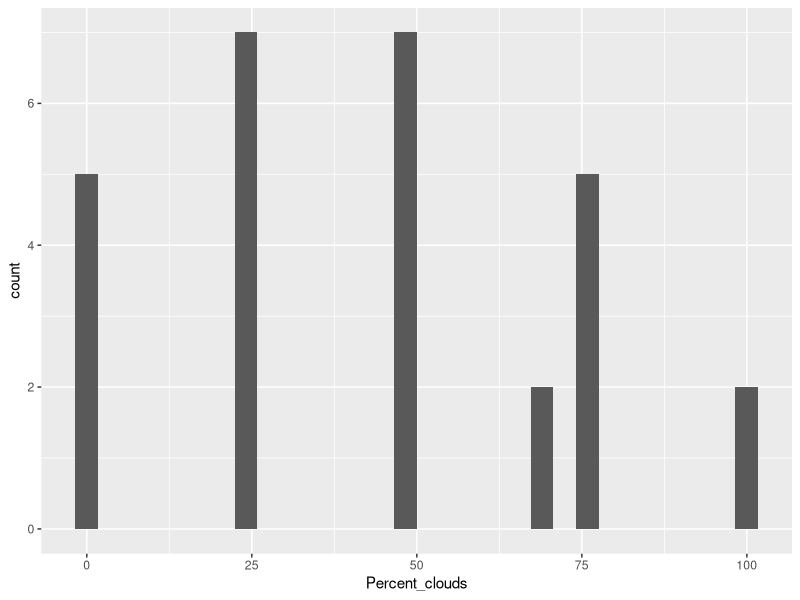
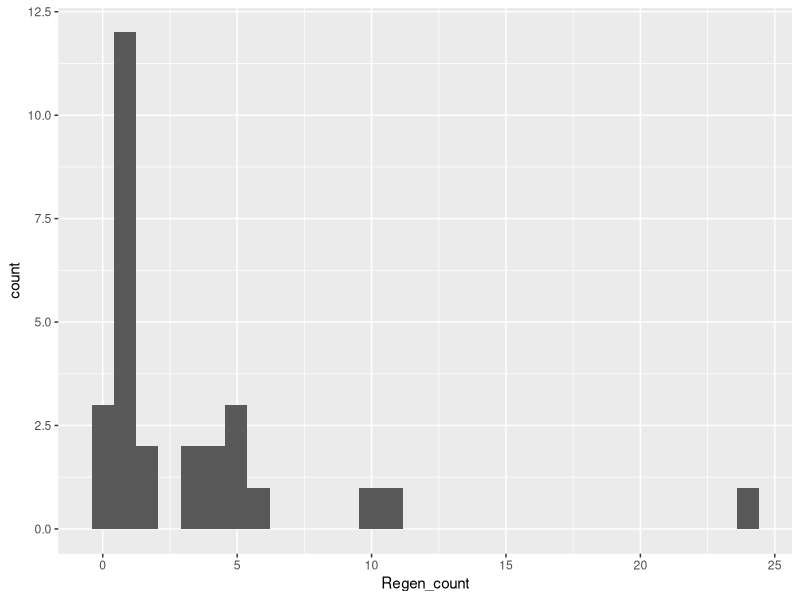
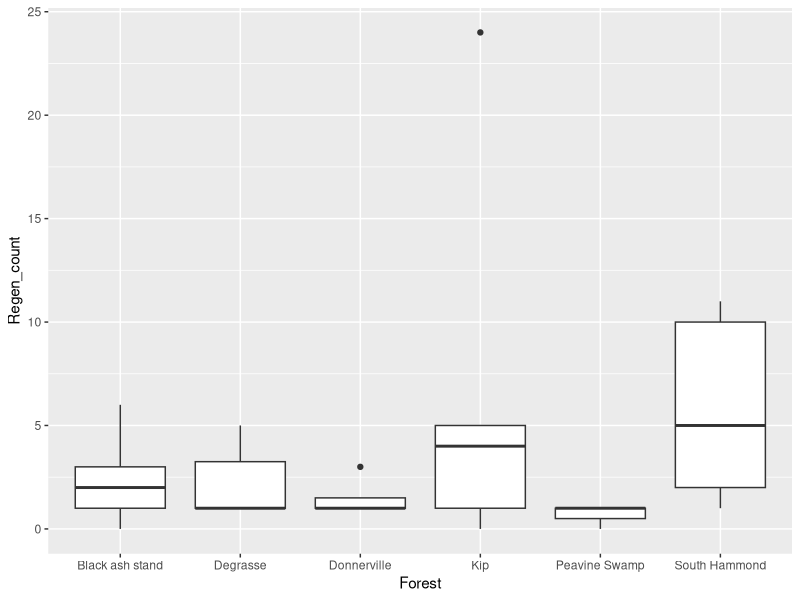
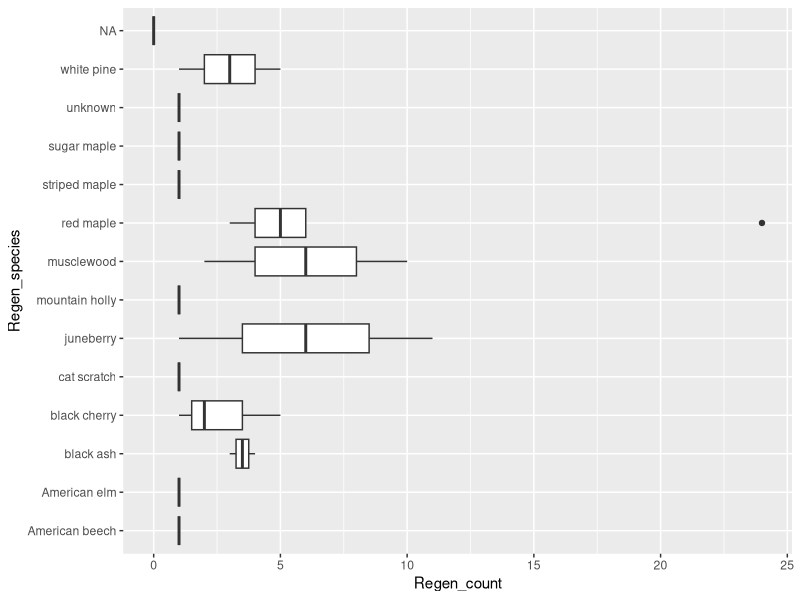
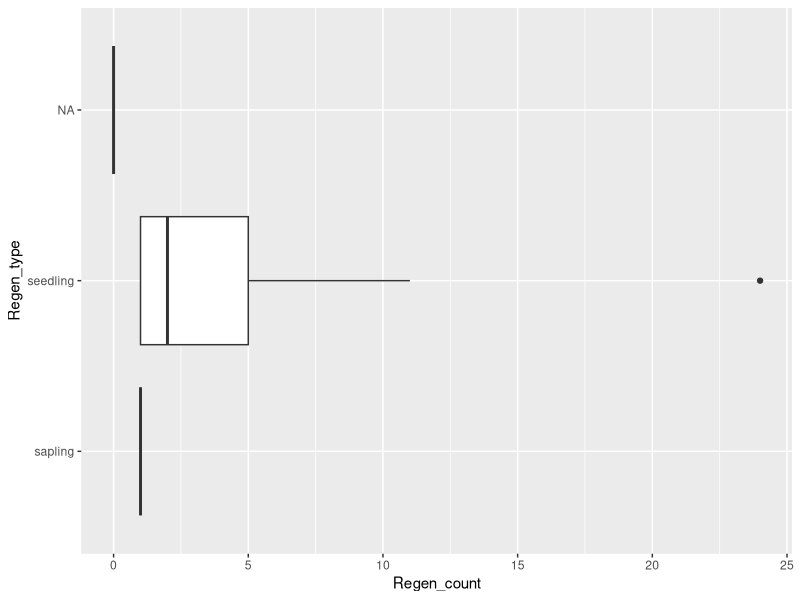
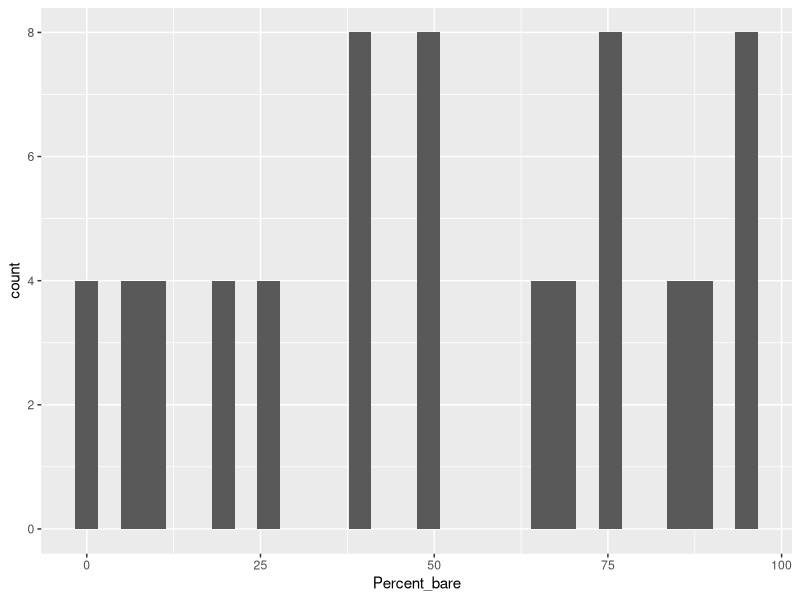
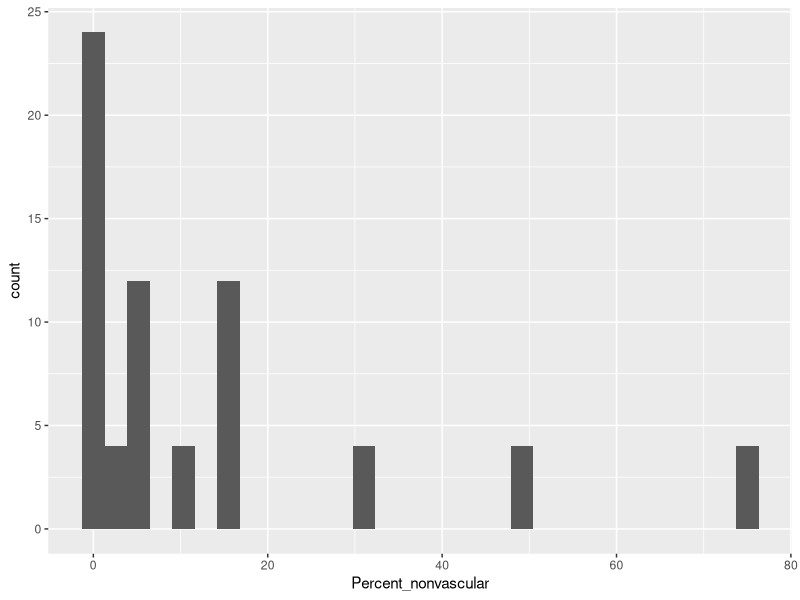
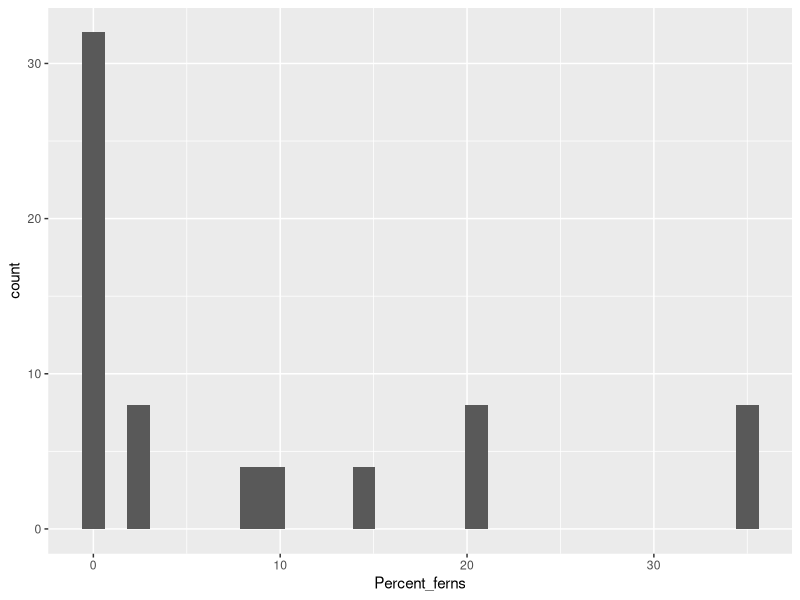

The R script that drew these images, in order:
## ---- chunk 1
rm(list = ls())
library(here)
library(tidyverse)
library(ggfortify)
## ---- chunk 2
regen <- read.csv(here("Data", "Regen_data_summer22.csv"))
density <- read.csv(here("Data", "Ground_cover_canopy_density_summer22.csv"))
## ---- chunk 3
str(regen) #I see that some variables have been imported as characters, I want to change them to factors
## ---- chunk 4
regen <- read.csv(here("Data", "Regen_data_summer22.csv"), stringsAsFactors = TRUE)

str(regen) #ahh, much better
## ---- chunk 5
summary(regen) #I am not seeing anything suspicous as far as outliers, but plotting help will confrim that 
## ---- chunk 6
ggplot(regen, aes(x = Percent_clouds)) +
  geom_histogram() #don't see anything suspicious
## ---- chunk 7
ggplot(regen, aes(x = Regen_count)) +
  geom_histogram() #Hmm, there could be an outlier. Looking at the data I see that the highest value occurs in Kip plot 1 with 24 red maple seedlings. Because I know the plot and that there are quite a few red maples, I don't think this is misentered data. 
## ---- chunk 8
levels(regen$Forest) #oops, looks like Donnerville has a spelling issue. I will fix it. I want there to be only 6 levels and right now there are 7

bad <- which(regen$Forest == "Donerville")
regen$Forest[bad] <- "Donnerville"
unique(regen$Forest) #that looks better!
## ---- chunk 9
levels(regen$Regen_species) #don't see any mistakes
## ---- chunk 10
levels(regen$Regen_type) #only two types, good
## ---- chunk 11
ggplot(regen, aes(x = Forest, y = Regen_count)) +
  geom_boxplot() #again, I see that high value that occurs on the kip trail. However, since I rember collecting the data and that there were a lot of red maples there I am not concerned
## ---- chunk 12
ggplot(regen, aes(x = Regen_species, y = Regen_count)) +
  geom_boxplot() +
  coord_flip()
#looks like there are lots of juneberry and musclewood present, and quite a few red maple (with 24 at that one site)
## ---- chunk 13
ggplot(regen, aes(x = Regen_type, y = Regen_count)) +
  geom_boxplot() +
  coord_flip() #can see that the understory in these plots is almost entirely seedlings, with only a few saplings
## ---- chunk 14
str(density) #got some character variables that I want to change to factors
## ---- chunk 15
density <- read.csv(here("Data", "Ground_cover_canopy_density_summer22.csv"), stringsAsFactors = T)

str(density) #good
## ---- chunk 16
summary(density) #nothing seems too out of order 
## ---- chunk 17
ggplot(density, aes(x = Percent_bare)) +
  geom_histogram() #doesn't appear to be any outliers
## ---- chunk 18
ggplot(density, aes(Percent_nonvascular)) +
  geom_histogram() #there is no one lone outlier, and nothing greater than 100 (these are percents!) so seems reasonable
## ---- chunk 19
ggplot(density, aes(x = Percent_ferns)) +
  geom_histogram() #doesn't appear to be one lone outlier and nothing beyond 100
## ---- chunk 20
ggplot(density, aes(x = Percent_angiosperms)) +
  geom_histogram() #doesn't appear to be any outliers
## ---- chunk 21
ggplot(density, aes(x = Regen_densiometer)) +
  geom_histogram() #doesn't appear to be any outliers
## ---- chunk 22
ggplot(density, aes(x = Regen_canopyapp)) +
  geom_histogram() #doesn't seem to be any outliers
## ---- chunk 23
ggplot(density, aes(x = Densiometer)) +
  geom_histogram() #doesn't appear to be any outliers
## ---- chunk 24
ggplot(density, aes(x = Canopyapp)) +
  geom_histogram() #doesn't appear to be any outliers
## ---- chunk 25
levels(density$Forest) #looks good
## ---- chunk 26
ggplot(density, aes(x = Forest, y = Canopyapp)) +
  geom_boxplot() #looks like there could be some fun things happening...e.g. maybe lower canopy density in Degrasse than Donnerville? (possible statistical test!)
## ---- chunk 27
ggplot(density, aes(x = Forest, y = Percent_ferns)) +
  geom_boxplot() #looks like there could be differences here as well
## ---- chunk 28
ggplot(density, aes(x = Forest, y = Percent_bare)) +
  geom_boxplot() #nice!
